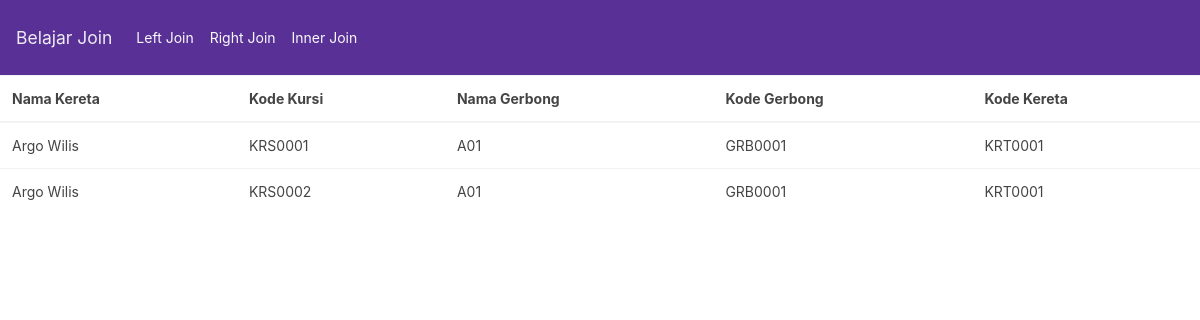
/index.php/c_kereta/innerjoin, run on the app's committed database.
### tables this page shows
CREATE TABLE `kursi` (
  `kd_kursi` varchar(15) NOT NULL,
  `kd_gerbong` varchar(15) NOT NULL,
  `kd_kereta` varchar(15) NOT NULL
);

CREATE TABLE `lokomotif` (
  `kd_kereta` varchar(15) NOT NULL,
  `nama` varchar(30) NOT NULL
);

CREATE TABLE `gerbong` (
  `kd_gerbong` varchar(15) NOT NULL,
  `kd_kereta` varchar(15) NOT NULL,
  `nama` varchar(30) NOT NULL
);

### application/controllers/C_kereta.php (called while the page is built, shortened)
<?php
class C_kereta extends CI_Controller {
	public function __construct()
	{
			$this->load->model(array('m_kereta'));
	}
	public function innerjoin()
	{
		$data['kereta'] = $this->m_kereta->innerJoin();
		$this->load->view('tampilInner', $data);
	}
}

### index.php (called while the page is built, shortened)
<?php
require_once BASEPATH.'core/CodeIgniter.php';

### application/models/M_kereta.php (called while the page is built, shortened)
<?php
	class M_kereta extends CI_Model {
		  public function innerJoin()
		  {
		  	$this->db->select('lokomotif.nama AS NamaKereta,kursi.kd_kursi AS KodeKursi, gerbong.nama AS NamaGerbong, kursi.kd_gerbong AS KodeGerbong, kursi.kd_kereta AS KodeKereta' );
			$this->db->from('lokomotif');
			$this->db->join('kursi','kursi.kd_kereta=lokomotif.kd_kereta','inner');
			$this->db->join('gerbong','gerbong.kd_gerbong=kursi.kd_gerbong','inner');
			  $query = $this->db->get();
		      return $query->result();
		  }
	}
?>

### application/views/tampilInner.php (the view, shortened to what this page needs)
<?php
	include 'header.php';
?>
		<table class="table">
			<thead>
				<tr>
					<th>Nama Kereta</th>
					<th>Kode Kursi</th>
					<th>Nama Gerbong</th>
					<th>Kode Gerbong</th>
					<th>Kode Kereta</th>
				</tr>
			</thead>
			<tbody>
				<?php
					foreach ($kereta as $row):
				?>
					<tr>
						<td><?=$row->NamaKereta?></td>
						<td><?=$row->KodeKursi?></td>
						<td><?=$row->NamaGerbong?></td>
						<td><?=$row->KodeGerbong?></td>
						<td><?=$row->KodeKereta?></td>
					</tr>
				<?php endforeach; ?>
		</table>
	</body>
</html>

### data on the page
kursi: kd_kereta.nama "Argo Wilis", kd_kursi "KRS0001", kd_gerbong.nama "A01", kd_gerbong "GRB0001", kd_kereta "KRT0001"
kursi: kd_kereta.nama "Argo Wilis", kd_kursi "KRS0002", kd_gerbong.nama "A01", kd_gerbong "GRB0001", kd_kereta "KRT0001"
